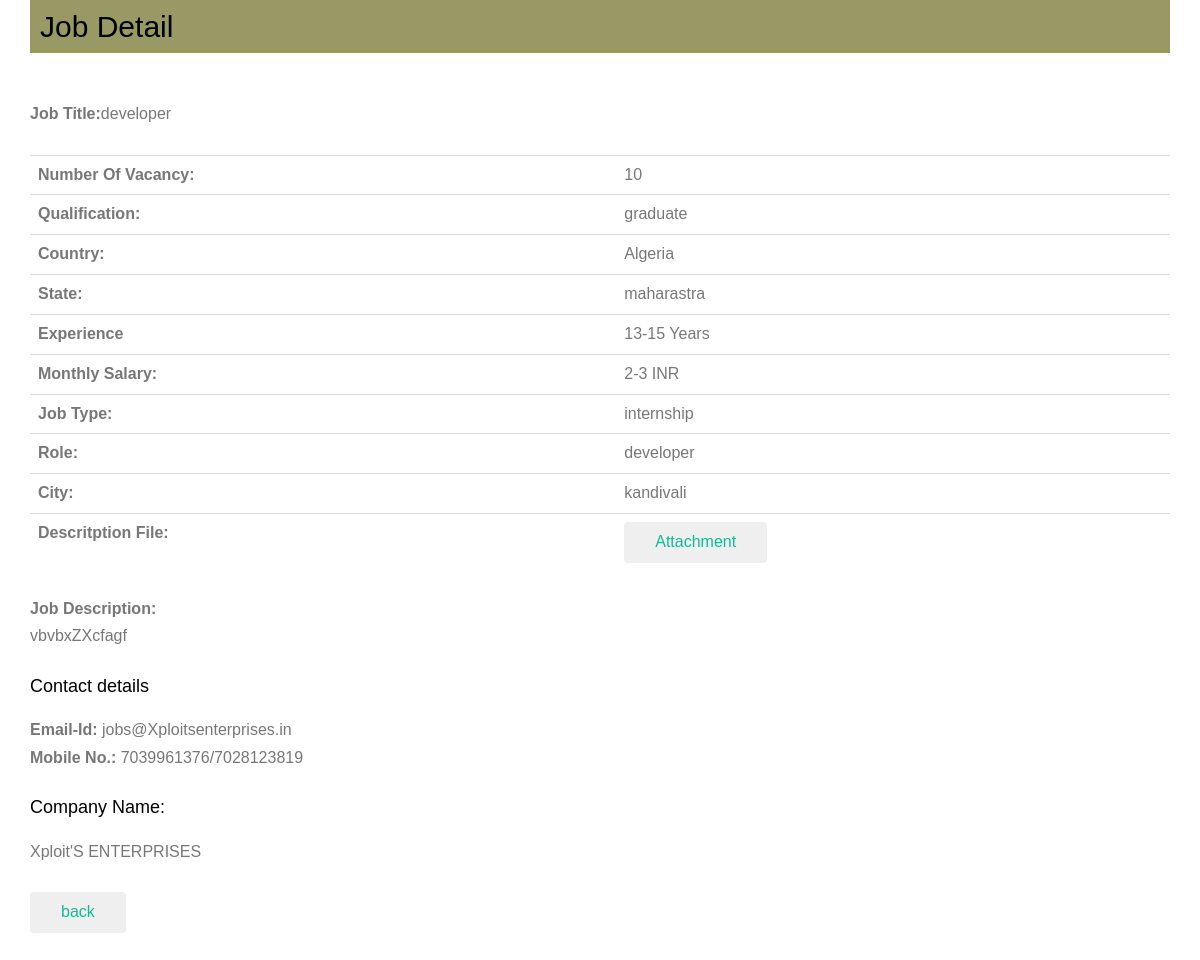
/jobdetail1.php?id=1&serial=1, run on the app's committed database.
### tables this page shows
CREATE TABLE IF NOT EXISTS `postjob` (
  `id` int(11) NOT NULL AUTO_INCREMENT,
  `Title` varchar(255) NOT NULL,
  `Company_name` varchar(255) NOT NULL,
  `Email` varchar(255) NOT NULL,
  `Vacancy` int(255) NOT NULL,
  `Qualification` varchar(255) NOT NULL,
  `Country` varchar(255) NOT NULL,
  `State` varchar(255) NOT NULL,
  `Exp_min` int(255) NOT NULL,
  `Exp_max` int(255) NOT NULL,
  `Sal_min` int(255) NOT NULL,
  `Sal_max` int(255) NOT NULL,
  `Job_type` varchar(255) NOT NULL,
  `Role` varchar(255) NOT NULL,
  `Mobile_no` int(255) NOT NULL,
  `City` varchar(255) NOT NULL,
  `Description` varchar(255) NOT NULL,
  `Desc_file` varchar(255) NOT NULL,
  PRIMARY KEY (`id`)
);

### jobdetail1.php (the view, shortened to what this page needs)
<html>
<body>
<head>
	<link rel="stylesheet" href="css/animate.css">
	<link rel="stylesheet" href="css/icomoon.css">
	<link rel="stylesheet" href="css/themify-icons.css">
	<link rel="stylesheet" href="css/bootstrap.css">
	<link rel="stylesheet" href="css/magnific-popup.css">
	<link rel="stylesheet" href="css/owl.carousel.min.css">
	<link rel="stylesheet" href="css/owl.theme.default.min.css">
	<link rel="stylesheet" href="css/style.css">
</head>
<?php
include "dbconnect.php";
if(isset($_GET['id']))
{
	$id=$_GET['id'];
}
$sql="select *from postjob where id=$id";
$result=$conn->query($sql);
$row=$result->fetch_assoc();
$path=$row['Desc_file'];
echo"<div class='container'>";
echo"<h2 style='padding:10px;background-color:#999966;'>Job Detail</h2><br>";
echo"<b>Job Title:</b>".$row['Title'];
echo"<br>";
echo"<br>";
echo"<div class='table-responsive'>";
echo"<table class='table'> ";
echo"<tr><th>Number Of Vacancy:</th><td>".$row['Vacancy']."</td></tr>";
echo"<tr><th>Qualification:</th><td>".$row['Qualification']."</td></tr>";
echo"<tr><th>Country:</th><td>".$row['Country']."</td></tr>";
echo"<tr><th>State:</th><td>".$row['State']."</td></tr>";
echo"<tr><th>Experience</th><td>".$row['Exp_min']."-".$row['Exp_max']." Years</td></tr>";
echo"<tr><th>Monthly Salary:</th><td>".$row['Sal_min']."-".$row['Sal_max']." INR</td></tr>";
echo"<tr><th>Job Type:</th><td>".$row['Job_type']."</td></tr>";
echo"<tr><th>Role:</th><td>".$row['Role']."</td></tr>";
echo"<tr><th>City:</th><td>".$row['City']."</td></tr>";
if($row['Desc_file']!="")
{
echo"<tr><th>Descritption File:</th><td><a href='$path'><button type='button' class='btn'>Attachment</button></a></td></tr>";
}
echo"</table>";
echo"</div>";
echo"<b>Job Description:</b><br>";
echo $row['Description'];
echo "<br><br>";
if(isset($_GET['serial'])){
echo"<b><h4>Contact details</h4></b>";
echo"<b>Email-Id:</b> jobs@Xploitsenterprises.in<br>";
echo"<b>Mobile No.:</b> 7039961376/7028123819<br><br>";
echo"<b><h4>Company Name:</h4></b>Xploit'S ENTERPRISES";
echo"<br>";
echo"<br>";
}
if(isset($_GET['serial']))
{
if($_GET['serial']=="1"){
echo"<button type='button' class='btn'><a href='currentjob1.php' target='_top'> back</a></button>";
}
}
else
{
	echo"<button type='button' class='btn'><a href='postedjoblist1.php' target='_top'> back</a></button>";
}
echo"</div><br>";
?>
</body>
</html>

### css/style.css (style rules this page uses)
body { font-family: "Droid Sans", Arial, sans-serif; font-weight: 400; font-size: 16px; line-height: 1.7; color: #777; background: #fff; }
a { color: #17B794; -webkit-transition: 0.5s; -o-transition: 0.5s; transition: 0.5s; }
h1, h2, h3, h4, h5, h6, figure { color: #000; font-family: "Droid Sans", Arial, sans-serif; font-weight: 400; margin: 0 0 20px 0; }
.btn { margin-right: 4px; margin-bottom: 4px; font-family: "Droid Sans", Arial, sans-serif; font-size: 16px; font-weight: 400; -webkit-border-radius: 4px; -moz-border-radius: 4px; -ms-border-radius: 4px; border-radius: 4px; -webkit-transition: 0.5s; -o-transition: 0.5s; transition: 0.5s; padding: 8px 30px; }

### data on the page
postjob: Title "developer", Vacancy "10", Qualification "graduate", Country "Algeria", State "maharastra", Exp_min "13", Exp_max "15", Sal_min "2", Sal_max "3", Job_type "internship", Role "developer", City "kandivali", Description "vbvbxZXcfagf"
